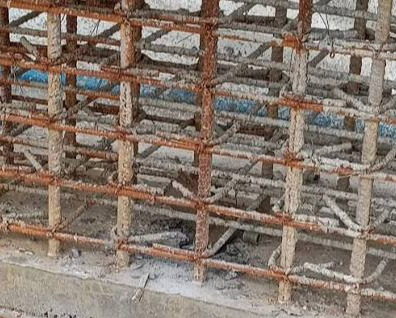
#> input picture input_images/noise_image/test_image_9.jpg, 396 x 318 px
$ jupyter execute --allow-errors image_denoising.ipynb
#> lines starting #> are read from the running program, lines starting #| are printed output that depends on the picture
[cell 1]
# ================== CELL 1: CONFIGURATION ==================
import os
from pathlib import Path

from dotenv import load_dotenv

NOTEBOOK_DIR = Path.cwd().resolve()
if NOTEBOOK_DIR.name == "image_denoising":
    PROJECT_ROOT = NOTEBOOK_DIR.parent.parent
elif NOTEBOOK_DIR.name == "notebooks":
    PROJECT_ROOT = NOTEBOOK_DIR.parent
else:
    PROJECT_ROOT = NOTEBOOK_DIR

load_dotenv(PROJECT_ROOT / ".env")

API_KEY = os.getenv("GEMINI_API_KEY")
GEMINI_MODEL = "gemini-3.5-flash"

INPUT_IMAGE_PATH = PROJECT_ROOT / "input_images" / "noise_image" / "test_image_9.jpg"
OUTPUT_IMAGE_PATH = PROJECT_ROOT / "outputs" / "image_denoising" / "clean_front_face_output.png"

OUTPUT_IMAGE_PATH.parent.mkdir(parents=True, exist_ok=True)
print(f"Setup complete. Model: {GEMINI_MODEL}")
print(f"API key loaded: {'yes' if API_KEY else 'no — add GEMINI_API_KEY to .env'}")

[cell 2]
# ================== CELL 2: INITIALIZATION ==================
import io
import json
import re
import cv2
import numpy as np
from google import genai
from google.genai import types
from google.genai.errors import ClientError
from PIL import Image
import matplotlib.pyplot as plt

#> (the rest of this cell did not finish here and is left out)

[cell 3]
import json
import re
import cv2
import numpy as np
from PIL import Image
from pathlib import Path
from google.genai import types

MASK_GENERATION_PROMPT = """
Analyze the provided construction rebar column image carefully.
Your task is to identify and isolate ALL front-facing vertical and horizontal rebar elements that form the outermost front grid layer closest to the camera (including all main vertical bars, horizontal ties, intersection wire ties, and corner concrete spacer blocks on this front plane).

CRITICAL INSTRUCTION: Do NOT assume a fixed count of bars. Count and extract ALL visible front-layer vertical bars (e.g., 5, 8, 9, or more) and ALL front-layer horizontal ties present in the image.
IMPORTANT FOR EDGE BARS: Ensure you capture the extreme outermost left-side and right-side vertical bars completely from top to bottom. Do NOT omit or truncate the first vertical bar on the far left.

Generate a valid JSON object containing:
1. "vertical_bars": An array of centerlines representing ALL vertical bars on the outermost front plane. Each bar is represented by its start (x1, y1) and end (x2, y2) point center coordinates.
2. "horizontal_bars": An array of centerlines representing ALL horizontal ties on the outermost front plane. Each tie is represented by its start (x1, y1) and end (x2, y2) point center coordinates.
3. "spacer_blocks": An array of bounding boxes tracing any corner concrete spacer blocks on this front plane.

Do not include any background elements: erase or omit deep interior bars inside the cage, secondary rear layers, ground, blue pipes, scaffolding, and sky.
Exclude all diagonal cross-ties and depth-defining side columns that recede into the distance.

Return your response strictly in this JSON format:
{
  "vertical_bars": [
    {"x1": int, "y1": int, "x2": int, "y2": int}
  ],
  "horizontal_bars": [
    {"x1": int, "y1": int, "x2": int, "y2": int}
  ],
  "spacer_blocks": [
    {"ymin": int, "xmin": int, "ymax": int, "xmax": int}
  ]
}
Note: Scale all coordinate values on a normalized 0 to 1000 system relative to the image bounds. Return ONLY the raw JSON block.
"""

REBAR_SCHEMA = {
    "type": "OBJECT",
    "properties": {
        "vertical_bars": {
            "type": "ARRAY",
            "items": {
                "type": "OBJECT",
                "properties": {
                    "x1": {"type": "INTEGER"},
                    "y1": {"type": "INTEGER"},
                    "x2": {"type": "INTEGER"},
                    "y2": {"type": "INTEGER"}
                },
                "required": ["x1", "y1", "x2", "y2"]
            }
        },
        "horizontal_bars": {
            "type": "ARRAY",
            "items": {
                "type": "OBJECT",
                "properties": {
                    "x1": {"type": "INTEGER"},
                    "y1": {"type": "INTEGER"},
                    "x2": {"type": "INTEGER"},
                    "y2": {"type": "INTEGER"}
                },
                "required": ["x1", "y1", "x2", "y2"]
            }
        },
        "spacer_blocks": {
            "type": "ARRAY",
            "items": {
                "type": "OBJECT",
                "properties": {
                    "ymin": {"type": "INTEGER"},
                    "xmin": {"type": "INTEGER"},
                    "ymax": {"type": "INTEGER"},
                    "xmax": {"type": "INTEGER"}
                },
                "required": ["ymin", "xmin", "ymax", "xmax"]
            }
        }
    },
    "required": ["vertical_bars", "horizontal_bars", "spacer_blocks"]
}

# [64 lines left out: functions safe_extract_box, safe_extract_line, draw_perspective_line, not called in this run]

def clean_rebar_structure(image_path: Path, output_path: Path):
    """Leverages Gemini 3.5 Flash context mapping to programmatically erase depth layers without cropping."""
    if not image_path.exists():
        print(f"❌ Error: Input image missing at {image_path}")
        return

    print("1. Sending image data to Gemini 3.5 Flash for dynamic rebar detection...")
    pil_img = Image.open(image_path).convert("RGB")
#> pil_img is the input picture: PIL image 396x318 RGB; mean R, G, B 133.1, 119, 108.2

    config = types.GenerateContentConfig(
        response_mime_type="application/json",
        response_schema=REBAR_SCHEMA,
        temperature=0.1
    )

    try:
        response = client.models.generate_content(
            model="gemini-3.5-flash",
            contents=[MASK_GENERATION_PROMPT, pil_img],
            config=config
        )

        text_data = response.text or ""

        print("2. Parsing and cleaning JSON structure response...")
        json_match = re.search(r"\{[\s\S]*\}", text_data)

        if json_match:
            clean_json_str = json_match.group(0)
            mask_data = json.loads(clean_json_str)
        else:
            mask_data = json.loads(text_data.strip())

        v_count = len(mask_data.get("vertical_bars", []))
        h_count = len(mask_data.get("horizontal_bars", []))
        print(f"3. Detected {v_count} vertical bars and {h_count} horizontal bars on front plane!")

        src_img = cv2.imread(str(image_path))
        h, w, c = src_img.shape
        max_dim = max(h, w)

        gc_mask = np.zeros((h, w), dtype=np.uint8) # 0 = cv2.GC_BGD

        target_lines = mask_data.get("vertical_bars", []) + mask_data.get("horizontal_bars", [])

        # Process and extend vertical lines to ensure full coverage top-to-bottom
        processed_verticals = []
        for bar in mask_data.get("vertical_bars", []):
            x1, y1, x2, y2 = safe_extract_line(bar)
            # Ensure y1 is the top point and y2 is the bottom point
            if y1 > y2:
                x1, y1, x2, y2 = x2, y2, x1, y1

            # If the vertical bar covers most of the frame, extend it slightly towards top and bottom margins
            if abs(y2 - y1) > 400:
                y1 = max(0, y1 - 40)
                y2 = min(1000, y2 + 40)

            processed_verticals.append({"x1": x1, "y1": y1, "x2": x2, "y2": y2})

        all_target_lines = processed_verticals + mask_data.get("horizontal_bars", [])

        # Step A: Wide corridors (Probable Background)
        for bar in all_target_lines:
            x1, y1, x2, y2 = safe_extract_line(bar)
            pt1 = (int(x1 / 1000.0 * w), int(y1 / 1000.0 * h))
            pt2 = (int(x2 / 1000.0 * w), int(y2 / 1000.0 * h))

            # Boost corridor thickness for edge bars near left or right boundaries
            is_edge_bar = (x1 < 120 or x2 < 120 or x1 > 880 or x2 > 880)
            bg_ratio = 0.065 if is_edge_bar else 0.048
            fg_ratio = 0.038 if is_edge_bar else 0.028

            draw_perspective_line(gc_mask, pt1, pt2, max_dim, cv2.GC_PR_BGD, bg_ratio, 0.018)

        # Step B: Rebar cylinder bodies (Probable Foreground)
        for bar in all_target_lines:
            x1, y1, x2, y2 = safe_extract_line(bar)
            pt1 = (int(x1 / 1000.0 * w), int(y1 / 1000.0 * h))
            pt2 = (int(x2 / 1000.0 * w), int(y2 / 1000.0 * h))

            is_edge_bar = (x1 < 120 or x2 < 120 or x1 > 880 or x2 > 880)
            fg_ratio = 0.038 if is_edge_bar else 0.028

            draw_perspective_line(gc_mask, pt1, pt2, max_dim, cv2.GC_PR_FGD, fg_ratio, 0.012)

        # Step C: Core seeds (Definite Foreground)
        for bar in all_target_lines:
            x1, y1, x2, y2 = safe_extract_line(bar)
            pt1 = (int(x1 / 1000.0 * w), int(y1 / 1000.0 * h))
            pt2 = (int(x2 / 1000.0 * w), int(y2 / 1000.0 * h))
            draw_perspective_line(gc_mask, pt1, pt2, max_dim, cv2.GC_FGD, 0.016, 0.006)

        # Draw concrete spacer block masks
        for block in mask_data.get("spacer_blocks", []):
            ymin, xmin, ymax, xmax = safe_extract_box(block)
            p_ymin = int((ymin / 1000.0) * h)
            p_xmin = int((xmin / 1000.0) * w)
            p_ymax = int((ymax / 1000.0) * h)
            p_xmax = int((xmax / 1000.0) * w)
            cv2.rectangle(gc_mask, (p_xmin, p_ymin), (p_xmax, p_ymax), cv2.GC_FGD, -1)

        gray = cv2.cvtColor(src_img, cv2.COLOR_BGR2GRAY)
        sky_pixels = (gray > 225)
        shadow_pixels = (gray < 25)
        prune_mask = sky_pixels | shadow_pixels

        gc_mask[(prune_mask) & (gc_mask != cv2.GC_FGD)] = cv2.GC_BGD

        print("4. Executing GrabCut segmentation modeling (5 iterative sweeps)...")
        bgd_model = np.zeros((1, 65), np.float64)
        fgd_model = np.zeros((1, 65), np.float64)

        cv2.grabCut(src_img, gc_mask, None, bgd_model, fgd_model, iterCount=5, mode=cv2.GC_INIT_WITH_MASK)

        final_mask = np.where((gc_mask == cv2.GC_FGD) | (gc_mask == cv2.GC_PR_FGD), 255, 0).astype('uint8')

        # Morphological smoothing with vertical emphasis to reconnect edge bar segments
        kernel_open = cv2.getStructuringElement(cv2.MORPH_RECT, (3, 3))
        kernel_close = cv2.getStructuringElement(cv2.MORPH_RECT, (5, 7))
        final_mask = cv2.morphologyEx(final_mask, cv2.MORPH_OPEN, kernel_open)
        final_mask = cv2.morphologyEx(final_mask, cv2.MORPH_CLOSE, kernel_close)

        # Connected components filter with safer minimum threshold for edge segments
        num_labels, labels, stats, centroids = cv2.connectedComponentsWithStats(final_mask)
        min_area = int(h * w * 0.0005)

        cleaned_mask = np.zeros_like(final_mask)
        for i in range(1, num_labels):
            if stats[i, cv2.CC_STAT_AREA] >= min_area:
                cleaned_mask[labels == i] = 255

        cleaned_mask = cv2.GaussianBlur(cleaned_mask, (3, 3), 0)

        print("5. Rendering textures smoothly onto clean solid gray backdrop...")
        studio_canvas = np.full_like(src_img, 235)
        mask_3ch = cv2.merge([cleaned_mask, cleaned_mask, cleaned_mask])

        np.copyto(studio_canvas, src_img, where=(mask_3ch > 127))

        cv2.imwrite(str(output_path), studio_canvas)
        print(f"✨ SUCCESS! Dynamic rebar grid asset saved to: {output_path}")

    except json.JSONDecodeError as je:
        print(f"❌ JSON Parsing failed. The model returned invalid formatting.")
        print(f"Raw response preview was:\n{text_data[:500]}")
    except Exception as e:
        print(f"❌ Masking pipeline execution failed: {e}")

[cell 4]
# ================== CELL 4: PIPELINE RUNNER ==================
clean_rebar_structure(INPUT_IMAGE_PATH, OUTPUT_IMAGE_PATH)

[cell 5]
# ================== CELL 5: SIDE-BY-SIDE PLOT ==================
if INPUT_IMAGE_PATH.exists() and OUTPUT_IMAGE_PATH.exists():
    img_in_bgr = cv2.imread(str(INPUT_IMAGE_PATH))
    img_out_bgr = cv2.imread(str(OUTPUT_IMAGE_PATH))
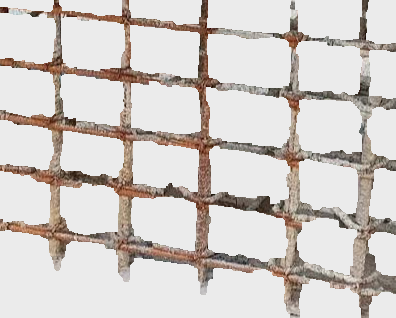
#> input picture outputs/image_denoising/clean_front_face_output.png, 396 x 318 px
#> img_out_bgr is the input picture: shape (318, 396, 3); mean B, G, R 200.2, 204, 209.7
    if img_in_bgr is None or img_out_bgr is None:
        raise FileNotFoundError("Could not load one or both images for display.")

    img_in = cv2.cvtColor(img_in_bgr, cv2.COLOR_BGR2RGB)
    img_out = cv2.cvtColor(img_out_bgr, cv2.COLOR_BGR2RGB)

    fig, axes = plt.subplots(1, 2, figsize=(16, 8))
    axes[0].imshow(img_in)
    axes[0].set_title("Original Structure (With Background Noise)")
    axes[0].axis("off")

    axes[1].imshow(img_out)
    axes[1].set_title("Clean Isolated Front Face Result")
    axes[1].axis("off")

    plt.tight_layout()
    plt.show()
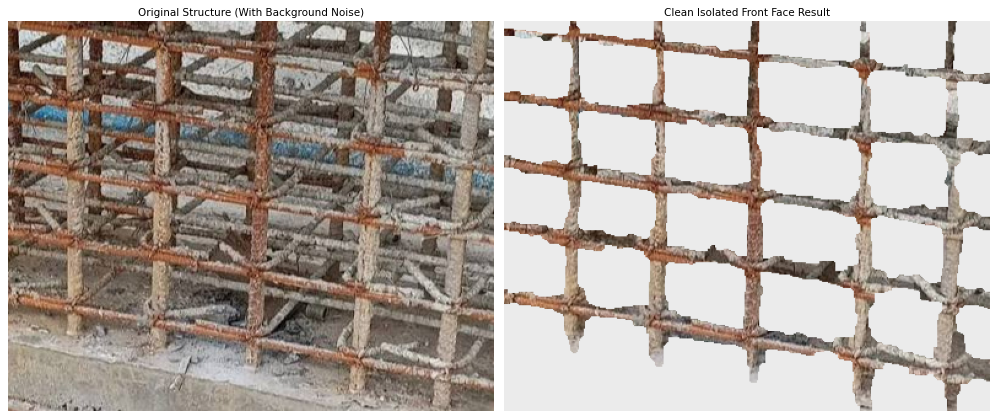
#> figure drawn by matplotlib, 2 panels
